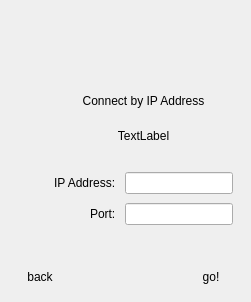
        <widget class="QWidget" name="ip_connect_page">
         <layout class="QVBoxLayout" name="verticalLayout_13" stretch="3,7,2">
          <property name="spacing">
           <number>0</number>
          </property>
          <property name="leftMargin">
           <number>0</number>
          </property>
          <property name="topMargin">
           <number>0</number>
          </property>
          <property name="rightMargin">
           <number>0</number>
          </property>
          <property name="bottomMargin">
           <number>0</number>
          </property>
          <item>
           <spacer name="verticalSpacer_9">
            <property name="orientation">
             <enum>Qt::Vertical</enum>
            </property>
            <property name="sizeType">
             <enum>QSizePolicy::Preferred</enum>
            </property>
            <property name="sizeHint" stdset="0">
             <size>
              <width>20</width>
              <height>133</height>
             </size>
            </property>
           </spacer>
          </item>
          <item>
           <widget class="QWidget" name="ip_connect_block" native="true">
            <property name="sizePolicy">
             <sizepolicy hsizetype="Preferred" vsizetype="Expanding">
              <horstretch>0</horstretch>
              <verstretch>0</verstretch>
             </sizepolicy>
            </property>
            <layout class="QHBoxLayout" name="horizontalLayout_15">
             <item>
              <widget class="QLabel" name="ip_connect_image">
               <property name="minimumSize">
                <size>
                 <width>30</width>
                 <height>0</height>
                </size>
               </property>
               <property name="alignment">
                <set>Qt::AlignBottom|Qt::AlignLeading|Qt::AlignLeft</set>
               </property>
              </widget>
             </item>
             <item>
              <widget class="QWidget" name="widget_10" native="true">
               <layout class="QVBoxLayout" name="verticalLayout_14">
                <item>
                 <widget class="QLabel" name="ip_connect_label">
                  <property name="sizePolicy">
                   <sizepolicy hsizetype="Preferred" vsizetype="Maximum">
                    <horstretch>0</horstretch>
                    <verstretch>0</verstretch>
                   </sizepolicy>
                  </property>
                  <property name="text">
                   <string>Connect by IP Address</string>
                  </property>
                  <property name="alignment">
                   <set>Qt::AlignCenter</set>
                  </property>
                  <property name="margin">
                   <number>20</number>
                  </property>
                 </widget>
                </item>
                <item>
                 <widget class="QLabel" name="ip_connect_warning_label">
                  <property name="text">
                   <string>TextLabel</string>
                  </property>
                  <property name="alignment">
                   <set>Qt::AlignCenter</set>
                  </property>
                 </widget>
                </item>
                <item>
                 <widget class="QWidget" name="ip_connect_form" native="true">
                  <layout class="QFormLayout" name="formLayout_3">
                   <property name="fieldGrowthPolicy">
                    <enum>QFormLayout::AllNonFixedFieldsGrow</enum>
                   </property>
                   <property name="rowWrapPolicy">
                    <enum>QFormLayout::WrapLongRows</enum>
                   </property>
                   <property name="labelAlignment">
                    <set>Qt::AlignRight|Qt::AlignTrailing|Qt::AlignVCenter</set>
                   </property>
                   <property name="formAlignment">
                    <set>Qt::AlignHCenter|Qt::AlignTop</set>
                   </property>
                   <property name="horizontalSpacing">
                    <number>9</number>
                   </property>
                   <property name="verticalSpacing">
                    <number>9</number>
                   </property>
                   <property name="leftMargin">
                    <number>0</number>
                   </property>
                   <property name="rightMargin">
                    <number>0</number>
                   </property>
                   <item row="0" column="0">
                    <widget class="QLabel" name="ip_connect_address_label">
                     <property name="text">
                      <string>IP Address:</string>
                     </property>
                    </widget>
                   </item>
                   <item row="0" column="1">
                    <widget class="QLineEdit" name="ip_connect_address_edit"/>
                   </item>
                   <item row="1" column="0">
                    <widget class="QLabel" name="ip_connect_port_label">
                     <property name="text">
                      <string>Port:</string>
                     </property>
                    </widget>
                   </item>
                   <item row="1" column="1">
                    <widget class="QLineEdit" name="ip_connect_port_edit"/>
                   </item>
                  </layout>
                 </widget>
                </item>
               </layout>
              </widget>
             </item>
            </layout>
           </widget>
          </item>
          <item>
           <widget class="QWidget" name="widget_11" native="true">
            <layout class="QHBoxLayout" name="horizontalLayout_16">
             <property name="spacing">
              <number>0</number>
             </property>
             <property name="leftMargin">
              <number>0</number>
             </property>
             <property name="topMargin">
              <number>0</number>
             </property>
             <property name="rightMargin">
              <number>0</number>
             </property>
             <property name="bottomMargin">
              <number>0</number>
             </property>
             <item>
              <widget class="QPushButton" name="ip_connect_back_button">
               <property name="text">
                <string>back</string>
               </property>
               <property name="flat">
                <bool>true</bool>
               </property>
              </widget>
             </item>
             <item>
              <spacer name="horizontalSpacer_11">
               <property name="orientation">
                <enum>Qt::Horizontal</enum>
               </property>
               <property name="sizeHint" stdset="0">
                <size>
                 <width>40</width>
                 <height>20</height>
                </size>
               </property>
              </spacer>
             </item>
             <item>
              <widget class="QPushButton" name="ip_connect_ok_button">
               <property name="text">
                <string>go!</string>
               </property>
               <property name="default">
                <bool>true</bool>
               </property>
               <property name="flat">
                <bool>true</bool>
               </property>
              </widget>
             </item>
            </layout>
           </widget>
          </item>
         </layout>
        </widget>
